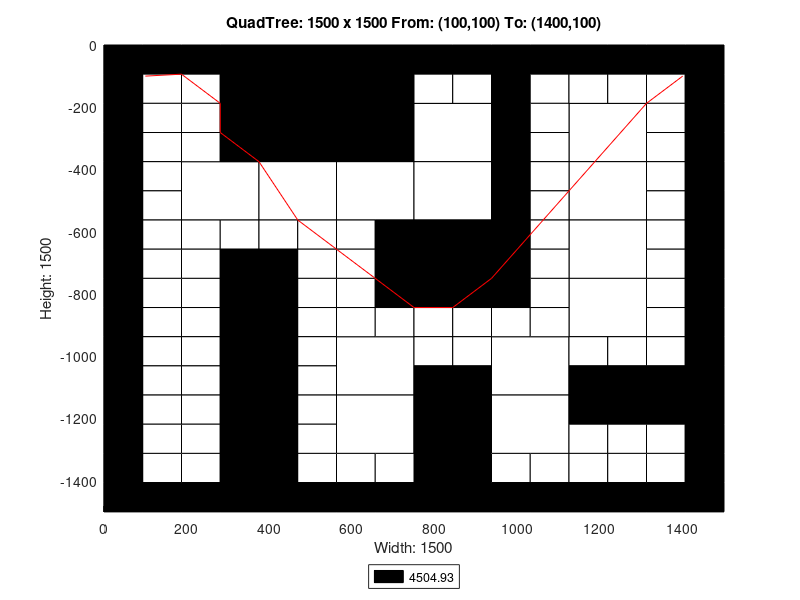

The MATLAB script that drew this image:
axis([0 1500 -1500 0]);
title('QuadTree: 1500 x 1500 From: (100,100) To: (1400,100)');
xlabel('Width: 1500');
ylabel('Height: 1500');
rectangle('Position',[375 -375 375 375], 'FaceColor',[0 0 0]);
rectangle('Position',[187.5 -562.5 187.5 187.5], 'FaceColor',[1 1 1]);
rectangle('Position',[375 -562.5 187.5 187.5], 'FaceColor',[1 1 1]);
rectangle('Position',[562.5 -562.5 187.5 187.5], 'FaceColor',[1 1 1]);
rectangle('Position',[750 -375 187.5 187.5], 'FaceColor',[1 1 1]);
rectangle('Position',[1125 -375 187.5 187.5], 'FaceColor',[1 1 1]);
rectangle('Position',[750 -562.5 187.5 187.5], 'FaceColor',[1 1 1]);
rectangle('Position',[750 -750 187.5 187.5], 'FaceColor',[0 0 0]);
rectangle('Position',[1125 -562.5 187.5 187.5], 'FaceColor',[1 1 1]);
rectangle('Position',[1125 -750 187.5 187.5], 'FaceColor',[1 1 1]);
rectangle('Position',[562.5 -1125 187.5 187.5], 'FaceColor',[1 1 1]);
rectangle('Position',[562.5 -1312.5 187.5 187.5], 'FaceColor',[1 1 1]);
rectangle('Position',[937.5 -1125 187.5 187.5], 'FaceColor',[1 1 1]);
rectangle('Position',[1125 -937.5 187.5 187.5], 'FaceColor',[1 1 1]);
rectangle('Position',[750 -1312.5 187.5 187.5], 'FaceColor',[0 0 0]);
rectangle('Position',[937.5 -1312.5 187.5 187.5], 'FaceColor',[1 1 1]);
rectangle('Position',[750 -1500 187.5 187.5], 'FaceColor',[0 0 0]);
rectangle('Position',[0 -93.75 93.75 93.75], 'FaceColor',[0 0 0]);
rectangle('Position',[93.75 -93.75 93.75 93.75], 'FaceColor',[0 0 0]);
rectangle('Position',[0 -187.5 93.75 93.75], 'FaceColor',[0 0 0]);
rectangle('Position',[93.75 -187.5 93.75 93.75], 'FaceColor',[1 1 1]);
rectangle('Position',[187.5 -93.75 93.75 93.75], 'FaceColor',[0 0 0]);
rectangle('Position',[281.25 -93.75 93.75 93.75], 'FaceColor',[0 0 0]);
rectangle('Position',[187.5 -187.5 93.75 93.75], 'FaceColor',[1 1 1]);
rectangle('Position',[281.25 -187.5 93.75 93.75], 'FaceColor',[0 0 0]);
rectangle('Position',[0 -281.25 93.75 93.75], 'FaceColor',[0 0 0]);
rectangle('Position',[93.75 -281.25 93.75 93.75], 'FaceColor',[1 1 1]);
rectangle('Position',[0 -375 93.75 93.75], 'FaceColor',[0 0 0]);
rectangle('Position',[93.75 -375 93.75 93.75], 'FaceColor',[1 1 1]);
rectangle('Position',[187.5 -281.25 93.75 93.75], 'FaceColor',[1 1 1]);
rectangle('Position',[281.25 -281.25 93.75 93.75], 'FaceColor',[0 0 0]);
rectangle('Position',[187.5 -375 93.75 93.75], 'FaceColor',[1 1 1]);
rectangle('Position',[281.25 -375 93.75 93.75], 'FaceColor',[0 0 0]);
rectangle('Position',[0 -468.75 93.75 93.75], 'FaceColor',[0 0 0]);
rectangle('Position',[93.75 -468.75 93.75 93.75], 'FaceColor',[1 1 1]);
rectangle('Position',[0 -562.5 93.75 93.75], 'FaceColor',[0 0 0]);
rectangle('Position',[93.75 -562.5 93.75 93.75], 'FaceColor',[1 1 1]);
rectangle('Position',[0 -656.25 93.75 93.75], 'FaceColor',[0 0 0]);
rectangle('Position',[93.75 -656.25 93.75 93.75], 'FaceColor',[1 1 1]);
rectangle('Position',[0 -750 93.75 93.75], 'FaceColor',[0 0 0]);
rectangle('Position',[93.75 -750 93.75 93.75], 'FaceColor',[1 1 1]);
rectangle('Position',[187.5 -656.25 93.75 93.75], 'FaceColor',[1 1 1]);
rectangle('Position',[281.25 -656.25 93.75 93.75], 'FaceColor',[1 1 1]);
rectangle('Position',[187.5 -750 93.75 93.75], 'FaceColor',[1 1 1]);
rectangle('Position',[281.25 -750 93.75 93.75], 'FaceColor',[0 0 0]);
rectangle('Position',[375 -656.25 93.75 93.75], 'FaceColor',[1 1 1]);
rectangle('Position',[468.75 -656.25 93.75 93.75], 'FaceColor',[1 1 1]);
rectangle('Position',[375 -750 93.75 93.75], 'FaceColor',[0 0 0]);
rectangle('Position',[468.75 -750 93.75 93.75], 'FaceColor',[1 1 1]);
rectangle('Position',[562.5 -656.25 93.75 93.75], 'FaceColor',[1 1 1]);
rectangle('Position',[656.25 -656.25 93.75 93.75], 'FaceColor',[0 0 0]);
rectangle('Position',[562.5 -750 93.75 93.75], 'FaceColor',[1 1 1]);
rectangle('Position',[656.25 -750 93.75 93.75], 'FaceColor',[0 0 0]);
rectangle('Position',[750 -93.75 93.75 93.75], 'FaceColor',[0 0 0]);
rectangle('Position',[843.75 -93.75 93.75 93.75], 'FaceColor',[0 0 0]);
rectangle('Position',[750 -187.5 93.75 93.75], 'FaceColor',[1 1 1]);
rectangle('Position',[843.75 -187.5 93.75 93.75], 'FaceColor',[1 1 1]);
rectangle('Position',[937.5 -93.75 93.75 93.75], 'FaceColor',[0 0 0]);
rectangle('Position',[1031.25 -93.75 93.75 93.75], 'FaceColor',[0 0 0]);
rectangle('Position',[937.5 -187.5 93.75 93.75], 'FaceColor',[0 0 0]);
rectangle('Position',[1031.25 -187.5 93.75 93.75], 'FaceColor',[1 1 1]);
rectangle('Position',[937.5 -281.25 93.75 93.75], 'FaceColor',[0 0 0]);
rectangle('Position',[1031.25 -281.25 93.75 93.75], 'FaceColor',[1 1 1]);
rectangle('Position',[937.5 -375 93.75 93.75], 'FaceColor',[0 0 0]);
rectangle('Position',[1031.25 -375 93.75 93.75], 'FaceColor',[1 1 1]);
rectangle('Position',[1125 -93.75 93.75 93.75], 'FaceColor',[0 0 0]);
rectangle('Position',[1218.75 -93.75 93.75 93.75], 'FaceColor',[0 0 0]);
rectangle('Position',[1125 -187.5 93.75 93.75], 'FaceColor',[1 1 1]);
rectangle('Position',[1218.75 -187.5 93.75 93.75], 'FaceColor',[1 1 1]);
rectangle('Position',[1312.5 -93.75 93.75 93.75], 'FaceColor',[0 0 0]);
rectangle('Position',[1406.25 -93.75 93.75 93.75], 'FaceColor',[0 0 0]);
rectangle('Position',[1312.5 -187.5 93.75 93.75], 'FaceColor',[1 1 1]);
rectangle('Position',[1406.25 -187.5 93.75 93.75], 'FaceColor',[0 0 0]);
rectangle('Position',[1312.5 -281.25 93.75 93.75], 'FaceColor',[1 1 1]);
rectangle('Position',[1406.25 -281.25 93.75 93.75], 'FaceColor',[0 0 0]);
rectangle('Position',[1312.5 -375 93.75 93.75], 'FaceColor',[1 1 1]);
rectangle('Position',[1406.25 -375 93.75 93.75], 'FaceColor',[0 0 0]);
rectangle('Position',[937.5 -468.75 93.75 93.75], 'FaceColor',[0 0 0]);
rectangle('Position',[1031.25 -468.75 93.75 93.75], 'FaceColor',[1 1 1]);
rectangle('Position',[937.5 -562.5 93.75 93.75], 'FaceColor',[0 0 0]);
rectangle('Position',[1031.25 -562.5 93.75 93.75], 'FaceColor',[1 1 1]);
rectangle('Position',[937.5 -656.25 93.75 93.75], 'FaceColor',[0 0 0]);
rectangle('Position',[1031.25 -656.25 93.75 93.75], 'FaceColor',[1 1 1]);
rectangle('Position',[937.5 -750 93.75 93.75], 'FaceColor',[0 0 0]);
rectangle('Position',[1031.25 -750 93.75 93.75], 'FaceColor',[1 1 1]);
rectangle('Position',[1312.5 -468.75 93.75 93.75], 'FaceColor',[1 1 1]);
rectangle('Position',[1406.25 -468.75 93.75 93.75], 'FaceColor',[0 0 0]);
rectangle('Position',[1312.5 -562.5 93.75 93.75], 'FaceColor',[1 1 1]);
rectangle('Position',[1406.25 -562.5 93.75 93.75], 'FaceColor',[0 0 0]);
rectangle('Position',[1312.5 -656.25 93.75 93.75], 'FaceColor',[1 1 1]);
rectangle('Position',[1406.25 -656.25 93.75 93.75], 'FaceColor',[0 0 0]);
rectangle('Position',[1312.5 -750 93.75 93.75], 'FaceColor',[1 1 1]);
rectangle('Position',[1406.25 -750 93.75 93.75], 'FaceColor',[0 0 0]);
rectangle('Position',[0 -843.75 93.75 93.75], 'FaceColor',[0 0 0]);
rectangle('Position',[93.75 -843.75 93.75 93.75], 'FaceColor',[1 1 1]);
rectangle('Position',[0 -937.5 93.75 93.75], 'FaceColor',[0 0 0]);
rectangle('Position',[93.75 -937.5 93.75 93.75], 'FaceColor',[1 1 1]);
rectangle('Position',[187.5 -843.75 93.75 93.75], 'FaceColor',[1 1 1]);
rectangle('Position',[281.25 -843.75 93.75 93.75], 'FaceColor',[0 0 0]);
rectangle('Position',[187.5 -937.5 93.75 93.75], 'FaceColor',[1 1 1]);
rectangle('Position',[281.25 -937.5 93.75 93.75], 'FaceColor',[0 0 0]);
rectangle('Position',[0 -1031.25 93.75 93.75], 'FaceColor',[0 0 0]);
rectangle('Position',[93.75 -1031.25 93.75 93.75], 'FaceColor',[1 1 1]);
rectangle('Position',[0 -1125 93.75 93.75], 'FaceColor',[0 0 0]);
rectangle('Position',[93.75 -1125 93.75 93.75], 'FaceColor',[1 1 1]);
rectangle('Position',[187.5 -1031.25 93.75 93.75], 'FaceColor',[1 1 1]);
rectangle('Position',[281.25 -1031.25 93.75 93.75], 'FaceColor',[0 0 0]);
rectangle('Position',[187.5 -1125 93.75 93.75], 'FaceColor',[1 1 1]);
rectangle('Position',[281.25 -1125 93.75 93.75], 'FaceColor',[0 0 0]);
rectangle('Position',[375 -843.75 93.75 93.75], 'FaceColor',[0 0 0]);
rectangle('Position',[468.75 -843.75 93.75 93.75], 'FaceColor',[1 1 1]);
rectangle('Position',[375 -937.5 93.75 93.75], 'FaceColor',[0 0 0]);
rectangle('Position',[468.75 -937.5 93.75 93.75], 'FaceColor',[1 1 1]);
rectangle('Position',[562.5 -843.75 93.75 93.75], 'FaceColor',[1 1 1]);
rectangle('Position',[656.25 -843.75 93.75 93.75], 'FaceColor',[0 0 0]);
rectangle('Position',[562.5 -937.5 93.75 93.75], 'FaceColor',[1 1 1]);
rectangle('Position',[656.25 -937.5 93.75 93.75], 'FaceColor',[1 1 1]);
rectangle('Position',[375 -1031.25 93.75 93.75], 'FaceColor',[0 0 0]);
rectangle('Position',[468.75 -1031.25 93.75 93.75], 'FaceColor',[1 1 1]);
rectangle('Position',[375 -1125 93.75 93.75], 'FaceColor',[0 0 0]);
rectangle('Position',[468.75 -1125 93.75 93.75], 'FaceColor',[1 1 1]);
rectangle('Position',[0 -1218.75 93.75 93.75], 'FaceColor',[0 0 0]);
rectangle('Position',[93.75 -1218.75 93.75 93.75], 'FaceColor',[1 1 1]);
rectangle('Position',[0 -1312.5 93.75 93.75], 'FaceColor',[0 0 0]);
rectangle('Position',[93.75 -1312.5 93.75 93.75], 'FaceColor',[1 1 1]);
rectangle('Position',[187.5 -1218.75 93.75 93.75], 'FaceColor',[1 1 1]);
rectangle('Position',[281.25 -1218.75 93.75 93.75], 'FaceColor',[0 0 0]);
rectangle('Position',[187.5 -1312.5 93.75 93.75], 'FaceColor',[1 1 1]);
rectangle('Position',[281.25 -1312.5 93.75 93.75], 'FaceColor',[0 0 0]);
rectangle('Position',[0 -1406.25 93.75 93.75], 'FaceColor',[0 0 0]);
rectangle('Position',[93.75 -1406.25 93.75 93.75], 'FaceColor',[1 1 1]);
rectangle('Position',[0 -1500 93.75 93.75], 'FaceColor',[0 0 0]);
rectangle('Position',[93.75 -1500 93.75 93.75], 'FaceColor',[0 0 0]);
rectangle('Position',[187.5 -1406.25 93.75 93.75], 'FaceColor',[1 1 1]);
rectangle('Position',[281.25 -1406.25 93.75 93.75], 'FaceColor',[0 0 0]);
rectangle('Position',[187.5 -1500 93.75 93.75], 'FaceColor',[0 0 0]);
rectangle('Position',[281.25 -1500 93.75 93.75], 'FaceColor',[0 0 0]);
rectangle('Position',[375 -1218.75 93.75 93.75], 'FaceColor',[0 0 0]);
rectangle('Position',[468.75 -1218.75 93.75 93.75], 'FaceColor',[1 1 1]);
rectangle('Position',[375 -1312.5 93.75 93.75], 'FaceColor',[0 0 0]);
rectangle('Position',[468.75 -1312.5 93.75 93.75], 'FaceColor',[1 1 1]);
rectangle('Position',[375 -1406.25 93.75 93.75], 'FaceColor',[0 0 0]);
rectangle('Position',[468.75 -1406.25 93.75 93.75], 'FaceColor',[1 1 1]);
rectangle('Position',[375 -1500 93.75 93.75], 'FaceColor',[0 0 0]);
rectangle('Position',[468.75 -1500 93.75 93.75], 'FaceColor',[0 0 0]);
rectangle('Position',[562.5 -1406.25 93.75 93.75], 'FaceColor',[1 1 1]);
rectangle('Position',[656.25 -1406.25 93.75 93.75], 'FaceColor',[1 1 1]);
rectangle('Position',[562.5 -1500 93.75 93.75], 'FaceColor',[0 0 0]);
rectangle('Position',[656.25 -1500 93.75 93.75], 'FaceColor',[0 0 0]);
rectangle('Position',[750 -843.75 93.75 93.75], 'FaceColor',[0 0 0]);
rectangle('Position',[843.75 -843.75 93.75 93.75], 'FaceColor',[0 0 0]);
rectangle('Position',[750 -937.5 93.75 93.75], 'FaceColor',[1 1 1]);
rectangle('Position',[843.75 -937.5 93.75 93.75], 'FaceColor',[1 1 1]);
rectangle('Position',[937.5 -843.75 93.75 93.75], 'FaceColor',[0 0 0]);
rectangle('Position',[1031.25 -843.75 93.75 93.75], 'FaceColor',[1 1 1]);
rectangle('Position',[937.5 -937.5 93.75 93.75], 'FaceColor',[1 1 1]);
rectangle('Position',[1031.25 -937.5 93.75 93.75], 'FaceColor',[1 1 1]);
rectangle('Position',[750 -1031.25 93.75 93.75], 'FaceColor',[1 1 1]);
rectangle('Position',[843.75 -1031.25 93.75 93.75], 'FaceColor',[1 1 1]);
rectangle('Position',[750 -1125 93.75 93.75], 'FaceColor',[0 0 0]);
rectangle('Position',[843.75 -1125 93.75 93.75], 'FaceColor',[0 0 0]);
rectangle('Position',[1312.5 -843.75 93.75 93.75], 'FaceColor',[1 1 1]);
rectangle('Position',[1406.25 -843.75 93.75 93.75], 'FaceColor',[0 0 0]);
rectangle('Position',[1312.5 -937.5 93.75 93.75], 'FaceColor',[1 1 1]);
rectangle('Position',[1406.25 -937.5 93.75 93.75], 'FaceColor',[0 0 0]);
rectangle('Position',[1125 -1031.25 93.75 93.75], 'FaceColor',[1 1 1]);
rectangle('Position',[1218.75 -1031.25 93.75 93.75], 'FaceColor',[1 1 1]);
rectangle('Position',[1125 -1125 93.75 93.75], 'FaceColor',[0 0 0]);
rectangle('Position',[1218.75 -1125 93.75 93.75], 'FaceColor',[0 0 0]);
rectangle('Position',[1312.5 -1031.25 93.75 93.75], 'FaceColor',[1 1 1]);
rectangle('Position',[1406.25 -1031.25 93.75 93.75], 'FaceColor',[0 0 0]);
rectangle('Position',[1312.5 -1125 93.75 93.75], 'FaceColor',[0 0 0]);
rectangle('Position',[1406.25 -1125 93.75 93.75], 'FaceColor',[0 0 0]);
rectangle('Position',[937.5 -1406.25 93.75 93.75], 'FaceColor',[1 1 1]);
rectangle('Position',[1031.25 -1406.25 93.75 93.75], 'FaceColor',[1 1 1]);
rectangle('Position',[937.5 -1500 93.75 93.75], 'FaceColor',[0 0 0]);
rectangle('Position',[1031.25 -1500 93.75 93.75], 'FaceColor',[0 0 0]);
rectangle('Position',[1125 -1218.75 93.75 93.75], 'FaceColor',[0 0 0]);
rectangle('Position',[1218.75 -1218.75 93.75 93.75], 'FaceColor',[0 0 0]);
rectangle('Position',[1125 -1312.5 93.75 93.75], 'FaceColor',[1 1 1]);
rectangle('Position',[1218.75 -1312.5 93.75 93.75], 'FaceColor',[1 1 1]);
rectangle('Position',[1312.5 -1218.75 93.75 93.75], 'FaceColor',[0 0 0]);
rectangle('Position',[1406.25 -1218.75 93.75 93.75], 'FaceColor',[0 0 0]);
rectangle('Position',[1312.5 -1312.5 93.75 93.75], 'FaceColor',[1 1 1]);
rectangle('Position',[1406.25 -1312.5 93.75 93.75], 'FaceColor',[0 0 0]);
rectangle('Position',[1125 -1406.25 93.75 93.75], 'FaceColor',[1 1 1]);
rectangle('Position',[1218.75 -1406.25 93.75 93.75], 'FaceColor',[1 1 1]);
rectangle('Position',[1125 -1500 93.75 93.75], 'FaceColor',[0 0 0]);
rectangle('Position',[1218.75 -1500 93.75 93.75], 'FaceColor',[0 0 0]);
rectangle('Position',[1312.5 -1406.25 93.75 93.75], 'FaceColor',[1 1 1]);
rectangle('Position',[1406.25 -1406.25 93.75 93.75], 'FaceColor',[0 0 0]);
rectangle('Position',[1312.5 -1500 93.75 93.75], 'FaceColor',[0 0 0]);
rectangle('Position',[1406.25 -1500 93.75 93.75], 'FaceColor',[0 0 0]);
X=[1400,1400,1312.5,1125,1125,937.5,937.5,843.75,750,750,750,656.25,562.5,468.75,375,281.25,281.25,187.5,100];
Y=[-100,-100,-187.5,-468.75,-468.75,-750,-750,-843.75,-843.75,-843.75,-843.75,-750,-656.25,-562.5,-375,-281.25,-187.5,-93.75,-100];
hold on;
plot(X,Y,'r');
legend('4504.93','Location','southoutside');
